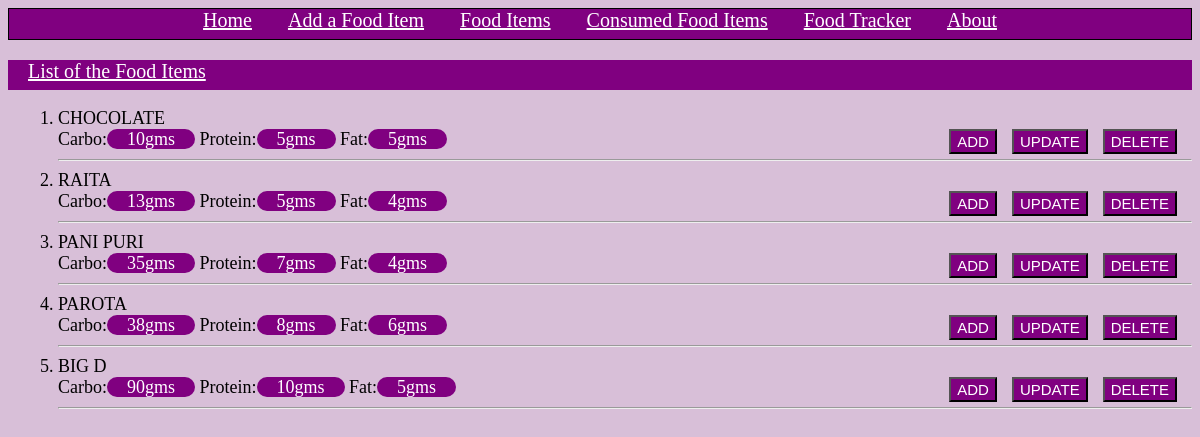
The app's page /listview with its own data.
### tables this page shows
CREATE TABLE main_table(food_name varchar2(20) primary key, carbo number(10) not null,
                        protein number(10) not null, fat number(10) not null);

### app.py (the view)
@app.route('/listview', methods = ['GET','POST'])
def listview():
    db = get_db()
    curr = db.execute('select * from main_table')
    rs = curr.fetchall()
    if request.method == 'POST':
        food_name=request.form['values.food_name']
        return redirect(url_for('updatefood',food_name=food_name))
    return render_template('listview.html',rs = rs)

### app.py (called while the page is built)
def connect_db():
    sql = sqlite3.connect('C:/Users/hp/Desktop/TestMyFoodDiary/Food_Diary/flask/database.db')
    sql.row_factory = sqlite3.Row
    return sql

def get_db():
    if not hasattr(g, 'sqlite3_db'):
        g.sqlite_db = connect_db()
    return g.sqlite_db

### templates/listview.html (shortened to what this page needs)
<!DOCTYPE html>
<html lang="en" dir="ltr">
  <head>
    <link rel="stylesheet" href="static/style3.css">
  </head>
  <body>
    <nav>
      <div class="navbar">
        <center>
          <a class="textinbar" href="/about">Home</a>
          <a class="textinbar" href="/newfood">Add a Food Item</a>
          <a class="textinbar" href="#">Food Items</a>
          <a class="textinbar" href="/listconsumedview">Consumed Food Items</a>
          <a class="textinbar" href="/tracker">Food Tracker</a>
          <a class="textinbar" href="/about">About</a>
      </div>
    </nav>
    <div class="listp">
      <p><u>List of the Food Items</u></p>
    </div>
    <div class="forol">
      <ol type="1" id="food_item_to_add">
        {% for values in rs %}
        <li>{{values.food_name}}</li>
        Carbo:<span class="forspan">{{values.carbo }}gms</span>
        Protein:<span class="forspan">{{values.protein }}gms</span>
        Fat:<span class="forspan">{{values.fat }}gms</span>
        <form action="/deletefood" method="post" style="display: inline;">
          <button class="button1" id="button2" type="submit" name="delete">DELETE</button>
        </form>
        <button class="button1" id="button3" onclick="window.location.href='/updatefood?food_name={{ values.food_name }}'" name="update">UPDATE</button>
        <form action="/addfood" method="post" style="display: inline;">
          <button class="button1" id="button1" type="submit" name="add">ADD</button>
        </form><hr>
        {% endfor %}
      </ol>
    </div>
  </body>
</html>

### static/style3.css (style rules this page uses)
body { background-color: thistle; }
.navbar { border:1.5px solid black; background-color: purple; height:30px; }
.textinbar { color:white; font-size: 20px; padding:1rem; }
.listp { padding-left: 20px; background-color: purple; height:30px; color:white; font-size:20px; }
.forspan { background-color: purple; padding-left:20px; padding-right: 20px; color:white; border-radius: 18px; height:20px; }
.forol { font-size: 18px; padding-left:10px; }
.button1 { height:25px; font-size:15px; color:white; background-color: purple; float:right; margin-right:15px; }

### records on screen
main_table: food_name "CHOCOLATE", carbo "10", protein "5", fat "5"
main_table: food_name "RAITA", carbo "13", protein "5", fat "4"
main_table: food_name "PANI PURI", carbo "35", protein "7", fat "4"
main_table: food_name "PAROTA", carbo "38", protein "8", fat "6"
main_table: food_name "BIG D", carbo "90", protein "10", fat "5"
